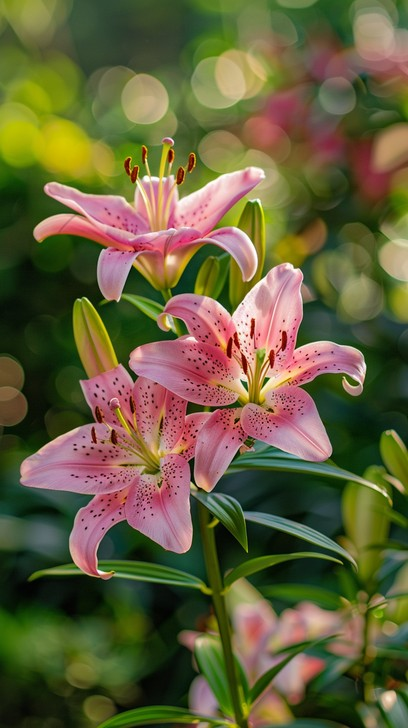
#> input picture linear_transformation/input.jpg, 408 x 728 px, found by its file name
$ python linear_transformation.py
#> lines starting #> are read from the running program, lines starting #| are printed output that depends on the picture
import cv2
import numpy as np
import os

# Correct path to input image
img = cv2.imread("linear_transformation/input.jpg")
#> img is the input picture: shape (728, 408, 3); mean B, G, R 59.2, 95.3, 100.4

# Check if image was loaded
if img is None:
    print("Error: input.jpg not found!")
    exit()

# Linear transformation
alpha = 1.5
beta = 30

output = cv2.convertScaleAbs(img, alpha=alpha, beta=beta)
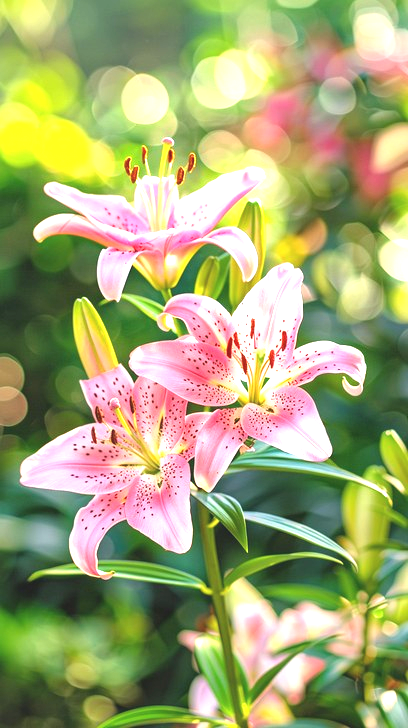
#> output: shape (728, 408, 3); mean B, G, R 116, 168.4, 163.3

# Display images
cv2.imshow("Original Image", img)
cv2.imshow("Linear Transformation", output)

# Save output
cv2.imwrite("linear_transformation/linear_transformation.jpg", output)

cv2.waitKey(0)
cv2.destroyAllWindows()
